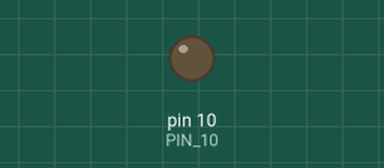
This sketch was run on a simulated Arduino Uno, built with avr-gcc and run on an emulated ATmega328P. Shown: output pins drawn as LEDs (lit = HIGH).

Above: at 0.05 s.
At 3.7 s:
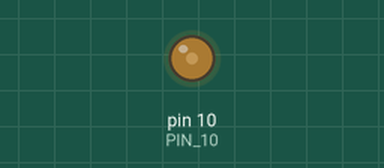
At 7.4 s:
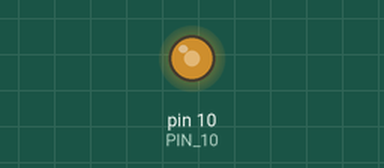
At 14.8 s:
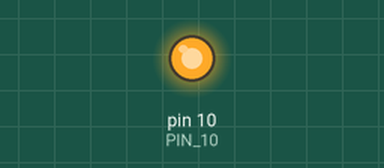
Timing chart, 0 to 19.2 s (numbered marks = the images above):
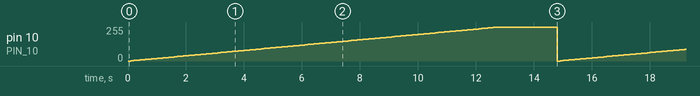

The sketch:

project4.ino
```cpp
 const int PIN_10 = 10;

void setup() {
 // put your setup code here, to run once:
  pinMode (PIN_10,OUTPUT);
  analogWrite(PIN_10,0);
}

void loop() {
  //Kecerahan dinaikan
 // put your main code here, to run repeatedly:
  for(int i=0;i<256;i +=2){
     analogWrite(PIN_10,i);
     delay(100);
  }
     delay (2000) ;
  //Kecerahan diturunkan
  for(int i=255;i<-1;i -=2) {
     analogWrite(PIN_10,1);
     delay(100);
 }
}
```

Measured:
- by itself, pin 10 (PIN_10): ramps from 0/255 to 254/255 and jumps back, once every 14.8 s
